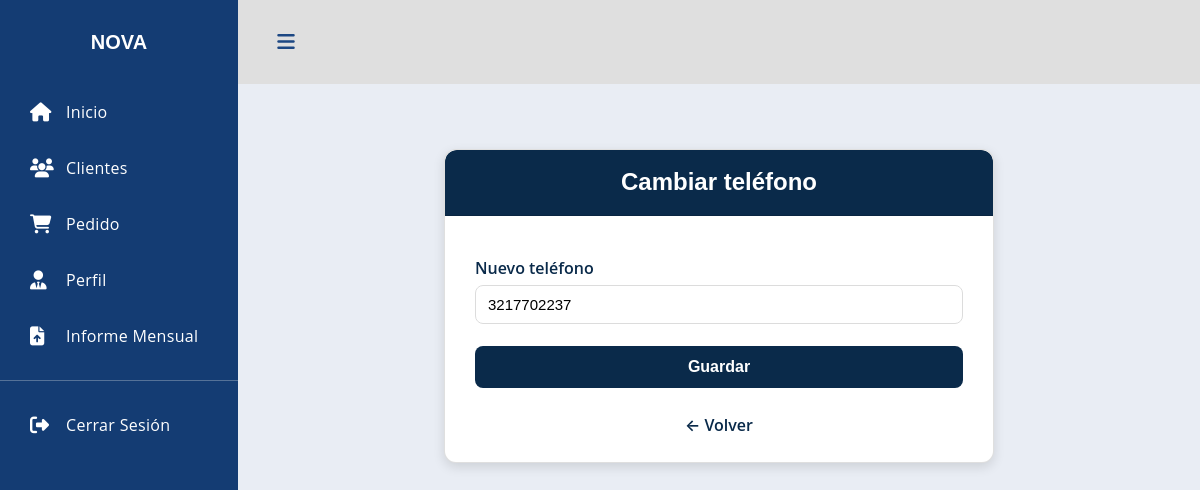
Page /config/cambiar-telefono/ (signed in) on the earlier database version.
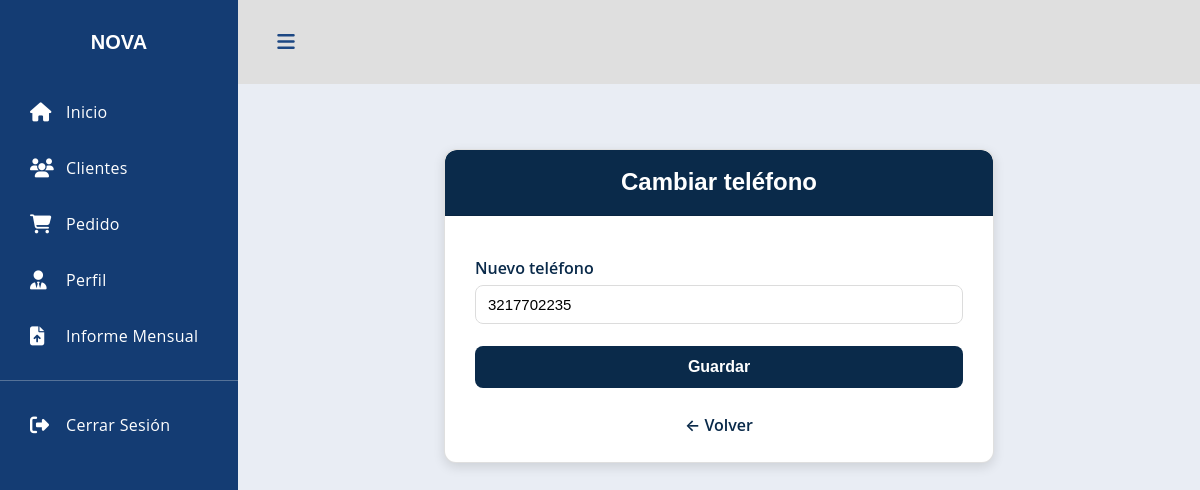
Same page on the later database version.
### usuarios/models.py (models this page shows, shortened)
class Usuario(models.Model):
    usuario = models.CharField(max_length=50, unique=True)
    contraseña = models.CharField(max_length=255)  # Puedes dejarlo TEXT
    correo = models.EmailField(unique=True, null=True, blank=True)
    telefono = models.CharField(max_length=15, null=True, blank=True)
    fecha_registro = models.DateTimeField(auto_now_add=True)

### usuarios/decorators.py (the view)
    def wrapper(request, *args, **kwargs):
        usuario_id = request.session.get("usuario_id")
        if usuario_id is None:
            return redirect("login")
        request.usuario_actual = Usuario.objects.get(id=usuario_id)
        return func(request, *args, **kwargs)

### config/views.py (called while the page is built, shortened)
@login_requerido
def cambiar_telefono(request):
    usuario = request.usuario_actual
    return render(request, "config/cambiar_telefono.html", {"usuario": usuario})

### config/templates/config/cambiar_telefono.html (shortened to what this page needs)
{% extends 'menu/menu.html' %}
{% load static %}
{% block content %}
<link rel="stylesheet" href="{% static 'config/CSS/config1.css' %}">
<div class="card">
    <div class="card-header"><h2>Cambiar teléfono</h2></div>
    <div class="card-body">
        <form method="post">{% csrf_token %}
            <label>Nuevo teléfono</label>
            <input name="telefono" value="{{ usuario.telefono }}" required>
            <button class="btn">Guardar</button>
        </form>
        <a href="{% url 'config_dashboard' %}" class="link-volver">
            ← Volver
        </a>
    </div>
</div>
{% endblock %}

Differences in the rows shown:
changed Usuario: telefono "3217702237" → "3217702235"
